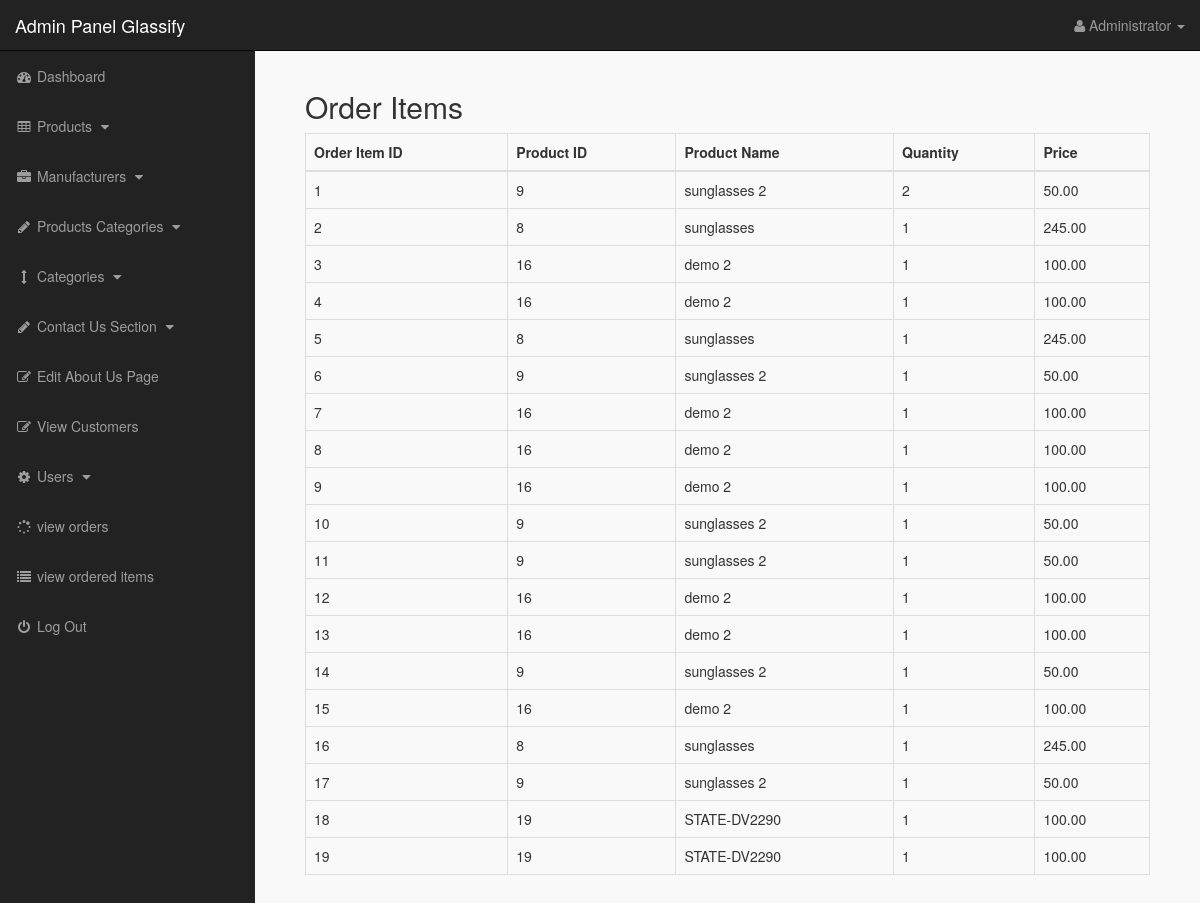
/admin_area/index.php?order_items (signed in), run on the app's committed database.
### tables this page shows
CREATE TABLE `order_items` (
  `order_item_id` int(11) NOT NULL,
  `order_id` int(11) NOT NULL,
  `product_id` int(11) NOT NULL,
  `product_title` varchar(255) NOT NULL,
  `quantity` int(11) NOT NULL,
  `price` decimal(10,2) NOT NULL
);

CREATE TABLE `products` (
  `product_id` int(10) NOT NULL,
  `p_cat_id` int(10) NOT NULL,
  `cat_id` int(10) NOT NULL,
  `manufacturer_id` int(10) NOT NULL,
  `date` timestamp NOT NULL DEFAULT current_timestamp() ON UPDATE current_timestamp(),
  `product_title` text NOT NULL,
  `product_url` text NOT NULL,
  `product_img1` text NOT NULL,
  `product_img2` text NOT NULL,
  `product_img3` text NOT NULL,
  `product_price` int(10) NOT NULL,
  `product_psp_price` int(100) NOT NULL,
  `product_desc` text NOT NULL,
  `product_features` text NOT NULL,
  `product_video` text NOT NULL,
  `product_keywords` text NOT NULL,
  `product_label` text NOT NULL,
  `status` varchar(255) NOT NULL
);

### admin_area/order_items.php (the view)
<?php
include("includes/db.php");
if (!isset($_SESSION['admin_email'])) {
    echo "<script>window.open('login.php','_self')</script>";
} else {
    echo '<div id="page-wrapper">';
    echo '<div class="container-fluid">';
    $get_order_items_query = "SELECT order_items.order_item_id, order_items.product_id, order_items.quantity, order_items.price, products.product_title
                              FROM order_items
                              INNER JOIN products ON order_items.product_id = products.product_id";
    $run_order_items_query = mysqli_query($con, $get_order_items_query);
    echo '<h2>Order Items</h2>';
    echo '<div class="table-responsive">';
    echo '<table class="table table-bordered">';
    echo '<thead>';
    echo '<tr>';
    echo '<th>Order Item ID</th>';
    echo '<th>Product ID</th>';
    echo '<th>Product Name</th>';
    echo '<th>Quantity</th>';
    echo '<th>Price</th>';
    echo '</tr>';
    echo '</thead>';
    echo '<tbody>';
    while ($row = mysqli_fetch_assoc($run_order_items_query)) {
        echo '<tr>';
        echo '<td>' . $row['order_item_id'] . '</td>';
        echo '<td>' . $row['product_id'] . '</td>';
        echo '<td>' . $row['product_title'] . '</td>';
        echo '<td>' . $row['quantity'] . '</td>';
        echo '<td>' . $row['price'] . '</td>';
        echo '</tr>';
    }
    echo '</tbody>';
    echo '</table>';
    echo '</div>';
    echo '</div>';
    echo '</div>';
}
?>

### admin_area/includes/sidebar.php (shortened to what this page needs)
<?php
if (!isset($_SESSION['admin_email'])) {
    echo "<script>window.open('login.php','_self')</script>";
} else {
    ?>
    <nav class="navbar navbar-inverse navbar-fixed-top">
        <div class="navbar-header">
            <a class="navbar-brand" href="index.php?dashboard">Admin Panel Glassify</a>
        </div>
        <ul class="nav navbar-right top-nav">
            <li class="dropdown">
                <a href="#" class="dropdown-toggle" data-toggle="dropdown">
                    <i class="fa fa-user"></i>
                    <?php echo $admin_name; ?> <b class="caret"></b>
                </a>
            </li>
        </ul>
        <div class="collapse navbar-collapse navbar-ex1-collapse">
            <ul class="nav navbar-nav side-nav">
                <li>
                    <a href="index.php?dashboard">
                        <i class="fa fa-fw fa-dashboard"></i> Dashboard
                    </a>
                </li>
                <li>
                    <a href="#" data-toggle="collapse" data-target="#products">
                        <i class="fa fa-fw fa-table"></i> Products
                        <i class="fa fa-fw fa-caret-down"></i>
                    </a>
                </li>
                <li>
                    <a href="#" data-toggle="collapse" data-target="#manufacturers">
                        <i class="fa fa-fw fa-briefcase"></i> Manufacturers
                        <i class="fa fa-fw fa-caret-down"></i>
                    </a>
                </li>
                <li>
                    <a href="#" data-toggle="collapse" data-target="#p_cat">
                        <i class="fa fa-fw fa-pencil"></i> Products Categories
                        <i class="fa fa-fw fa-caret-down"></i>
                    </a>
                </li>
                <li>
                    <a href="#" data-toggle="collapse" data-target="#cat">
                        <i class="fa fa-fw fa-arrows-v"></i> Categories
                        <i class="fa fa-fw fa-caret-down"></i>
                    </a>
                </li>
                <li>
                    <a href="#" data-toggle="collapse" data-target="#contact_us">
                        <i class="fa fa-fw fa-pencil"> </i> Contact Us Section
                        <i class="fa fa-fw fa-caret-down"></i>
                    </a>
                </li>
                <li>
                    <a href="index.php?edit_about_us">
                        <i class="fa fa-fw fa-edit"></i> Edit About Us Page
                    </a>
                </li>
                <li>
                    <a href="index.php?view_customers">
                        <i class="fa fa-fw fa-edit"></i> View Customers
                    </a>
                </li>
                <li>
                    <a href="#" data-toggle="collapse" data-target="#users">
                        <i class="fa fa-fw fa-gear"></i> Users
                        <i class="fa fa-fw fa-caret-down"></i>
                    </a>
                </li>
                <li>
                    <a href="index.php?test">
                        <i class="fa fa-fw fa-spinner"></i> view orders
                    </a>
                </li>
                <li>
                    <a href="index.php?order_items">
                        <i class="fa fa-fw fa-list"></i> view ordered items
                    </a>
                </li>
                <li>
                    <a href="logout.php">
                        <i class="fa fa-fw fa-power-off"></i> Log Out
                    </a>
                </li>
            </ul>
        </div>
    </nav>
<?php } ?>

### admin_area/css/style.css (style rules this page uses)
body { margin-top:100px; }
@media (min-width: 768px) { body { margin-top:50px; } }
#page-wrapper { width:100%; padding:0; background-color:#F9F9F9; }
@media (min-width: 768px) { #page-wrapper { padding:10px; } }
.top-nav { padding:0 15px; }
.top-nav>li { display:inline-block; float:left; }
.top-nav>li>a { padding-top:15px; padding-bottom:15px; line-height:20px; color:#999; }
@media (min-width: 768px) { .side-nav { position:fixed; top:51px; width:255px; border-radius:0; overflow-y:auto; background-color: #222; bottom:0; overflow-x:hidden; padding-bottom:40px; } }
@media (min-width: 768px) { .side-nav>li>a { width:255px; } }

### data on the page
order_items: order_item_id "1", product "9", product.product_title "sunglasses 2", quantity "2", price "50.00"
order_items: order_item_id "2", product "8", product.product_title "sunglasses", quantity "1", price "245.00"
order_items: order_item_id "3", product "16", product.product_title "demo 2", quantity "1", price "100.00"
order_items: order_item_id "4", product "16", product.product_title "demo 2", quantity "1", price "100.00"
order_items: order_item_id "5", product "8", product.product_title "sunglasses", quantity "1", price "245.00"
order_items: order_item_id "6", product "9", product.product_title "sunglasses 2", quantity "1", price "50.00"
order_items: order_item_id "7", product "16", product.product_title "demo 2", quantity "1", price "100.00"
order_items: order_item_id "8", product "16", product.product_title "demo 2", quantity "1", price "100.00"
order_items: order_item_id "9", product "16", product.product_title "demo 2", quantity "1", price "100.00"
order_items: order_item_id "10", product "9", product.product_title "sunglasses 2", quantity "1", price "50.00"
order_items: order_item_id "11", product "9", product.product_title "sunglasses 2", quantity "1", price "50.00"
order_items: order_item_id "12", product "16", product.product_title "demo 2", quantity "1", price "100.00"
order_items: order_item_id "13", product "16", product.product_title "demo 2", quantity "1", price "100.00"
order_items: order_item_id "14", product "9", product.product_title "sunglasses 2", quantity "1", price "50.00"
order_items: order_item_id "15", product "16", product.product_title "demo 2", quantity "1", price "100.00"
order_items: order_item_id "16", product "8", product.product_title "sunglasses", quantity "1", price "245.00"
order_items: order_item_id "17", product "9", product.product_title "sunglasses 2", quantity "1", price "50.00"
order_items: order_item_id "18", product "19", product.product_title "STATE-DV2290", quantity "1", price "100.00"
order_items: order_item_id "19", product "19", product.product_title "STATE-DV2290", quantity "1", price "100.00"

### other printed values
$admin_name "Administrator"
